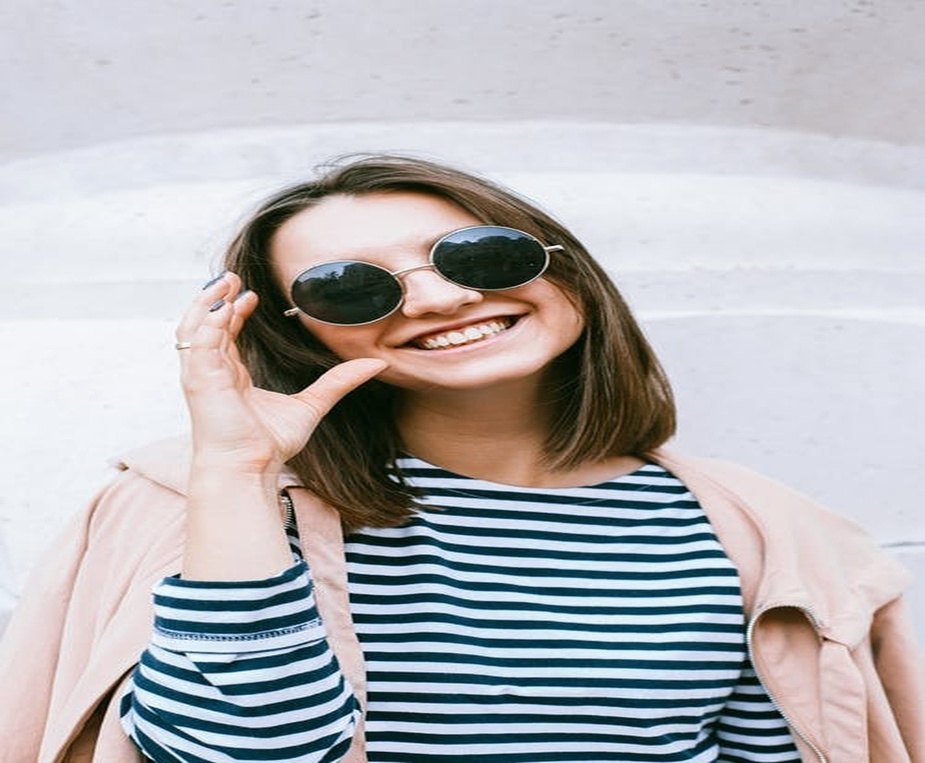
#> input picture images/1.jpeg, 925 x 763 px, shrunk from 1152 x 951 before the run
$ python Analyze_an_image_using_Histogram.py
#> lines starting #> are read from the running program, lines starting #| are printed output that depends on the picture
"""
    Python program to analyze an image using Histogram
"""

# importing required libraries of opencv
import cv2

# importing library for plotting
from matplotlib import pyplot as plt

# reads an input image
img = cv2.imread("../images/1.jpeg", 0)
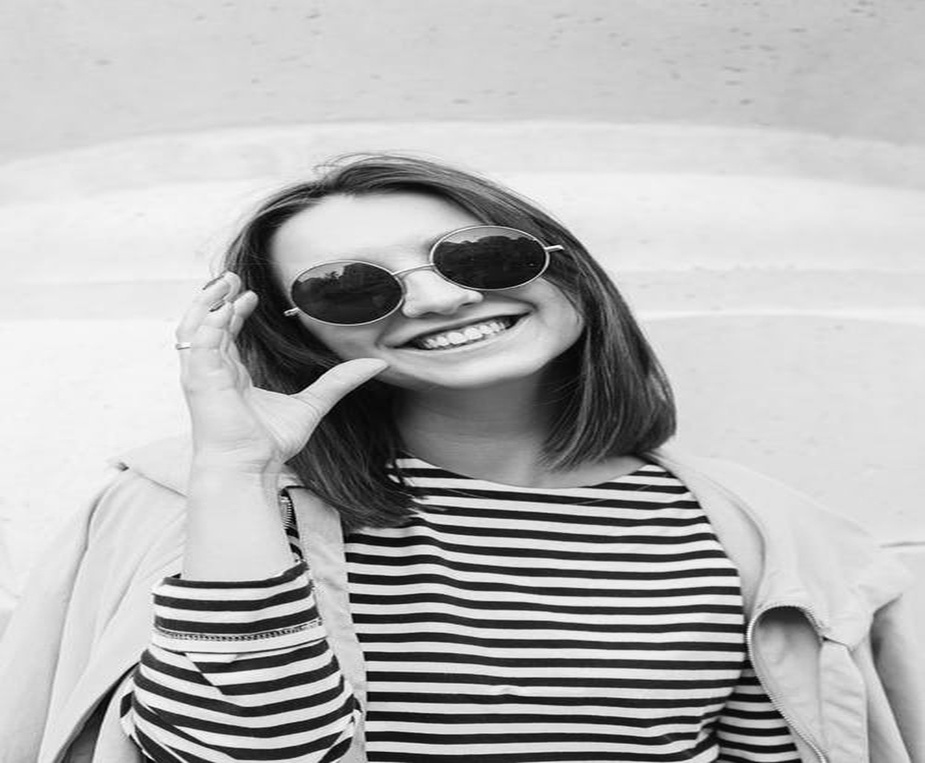
#> img: shape (763, 925); min 0, max 255, mean 180.7
img1 = cv2.imread("../images/2.jpeg")
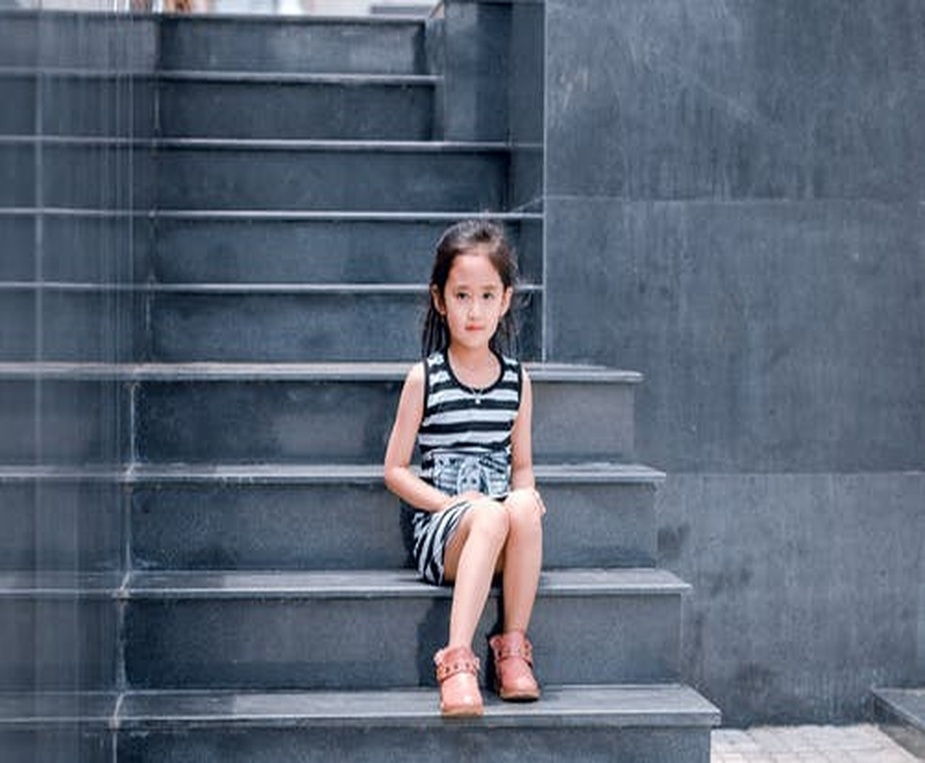
#> input picture images/2.jpeg, 925 x 763 px, shrunk from 1152 x 951 before the run
#> img1 is the input picture: shape (763, 925, 3); mean B, G, R 116.7, 100.4, 89.8
img2 = cv2.imread("../images/3.jpeg")
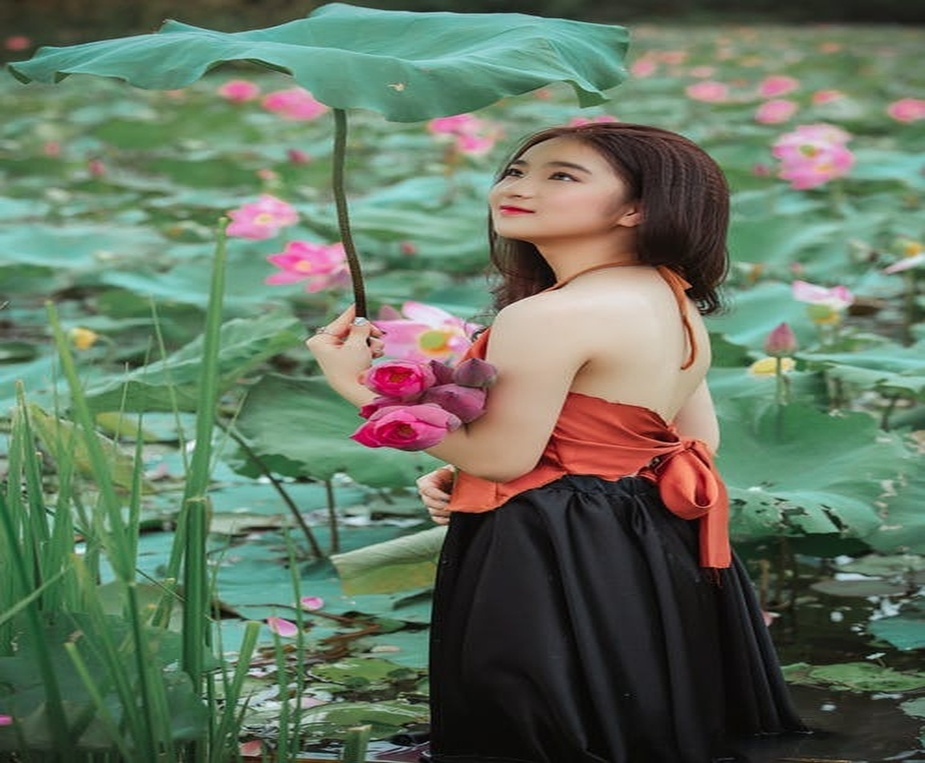
#> input picture images/3.jpeg, 925 x 763 px, shrunk from 1152 x 951 before the run
#> img2 is the input picture: shape (763, 925, 3); mean B, G, R 96.8, 116, 100.4
img3 = cv2.imread("../images/1bit.png")
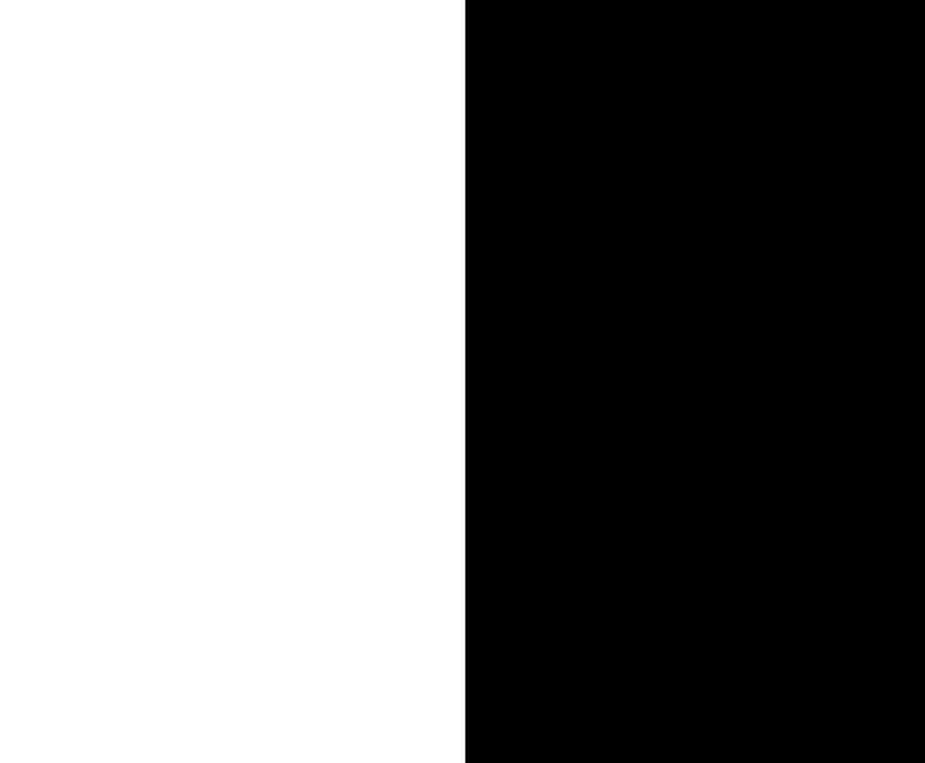
#> input picture images/1bit.png, 925 x 763 px, shrunk from 1152 x 951 before the run
#> img3 is the input picture: shape (763, 925, 3); min 0, max 255, mean 128.3

# find frequency of pixels in range 0-255
histr = cv2.calcHist([img], [0], None, [256], [0, 256])
#> histr = 256 values, max 20225 at index 224, min 4 at index 255, mean 2756.9
# histr1 = cv2.calcHist([img1], [0], None, [256], [0, 256])
# histr2 = cv2.calcHist([img2], [0], None, [256], [0, 256])
# histr3 = cv2.calcHist([img3], [0], None, [256], [0, 256])

# show the plotting graph of an image
plt.plot(histr)
# plt.plot(histr1)
# plt.plot(histr2)
# plt.plot(histr3)

# alternative way to find histogram of an image
plt.hist(img.ravel(), 256, [0, 256])

plt.show()
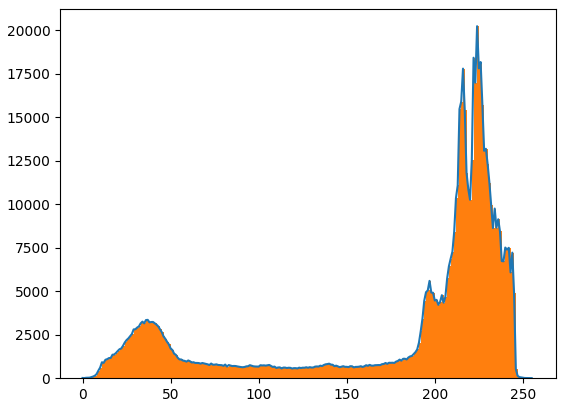
#> figure drawn by matplotlib, 1 panel; tallest bar 20225 high, from x = 224 to 225; curve peaks at x = 224, y = 20225
